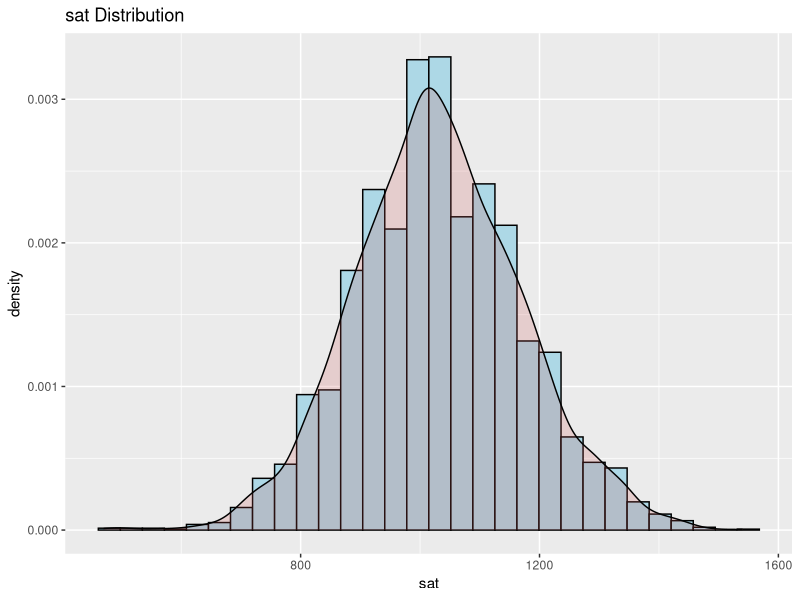
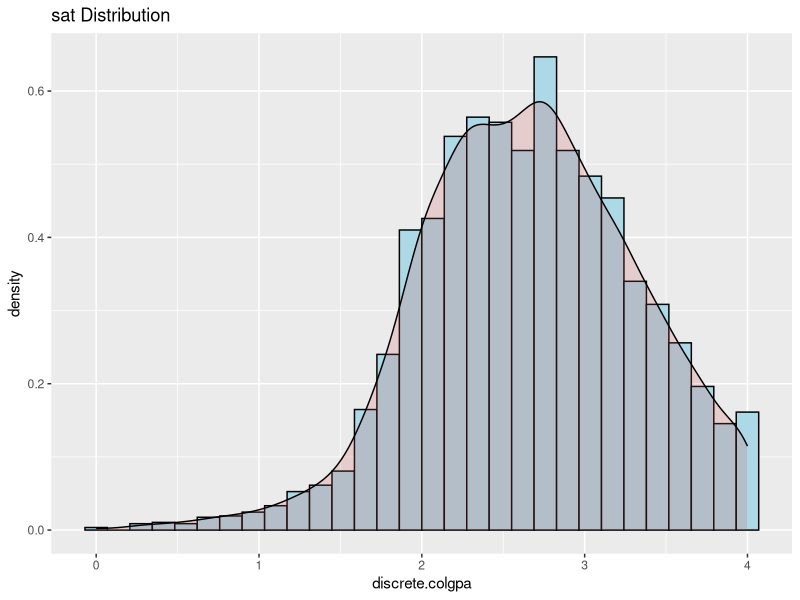
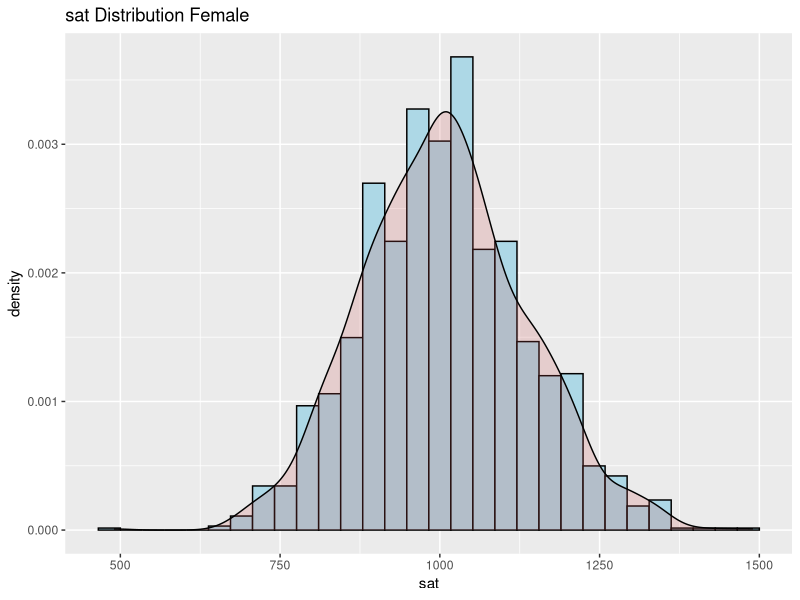
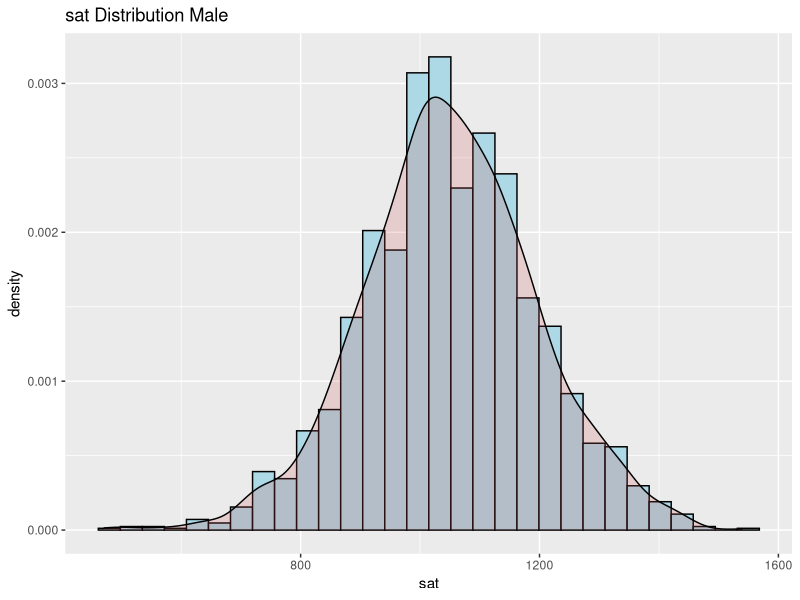
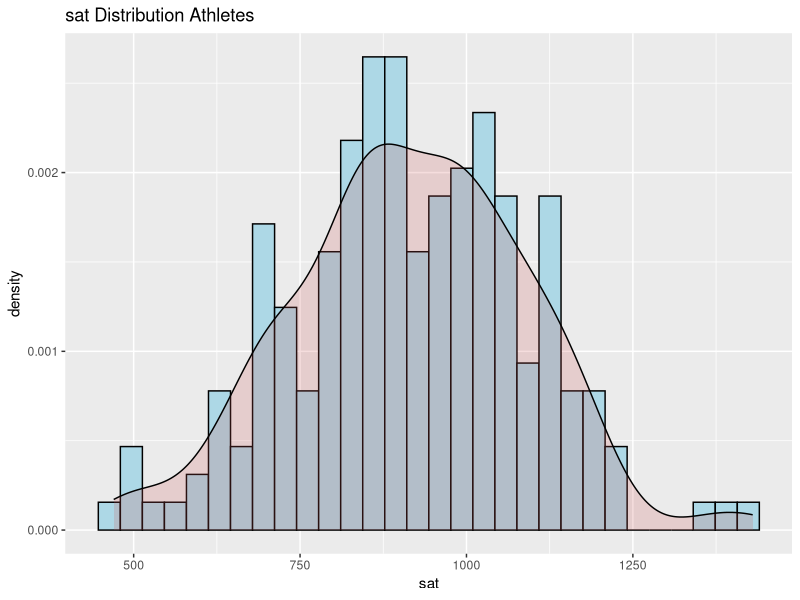
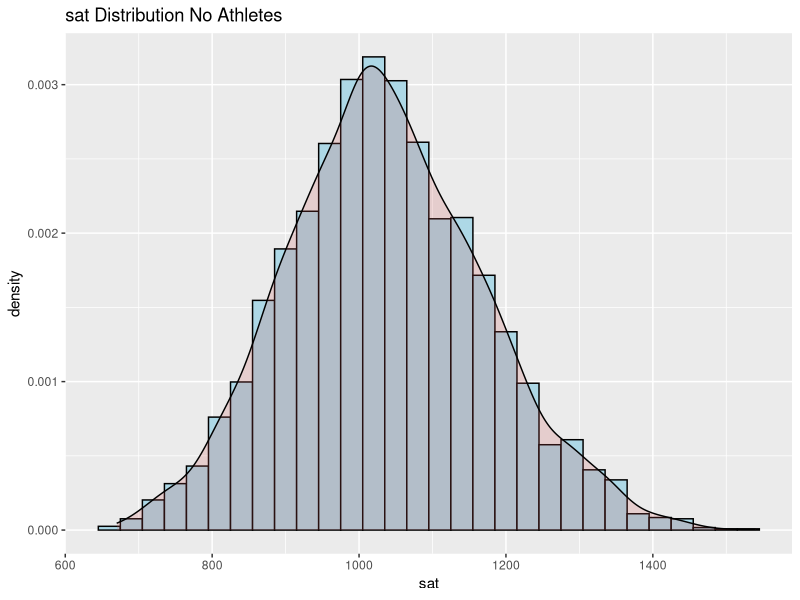
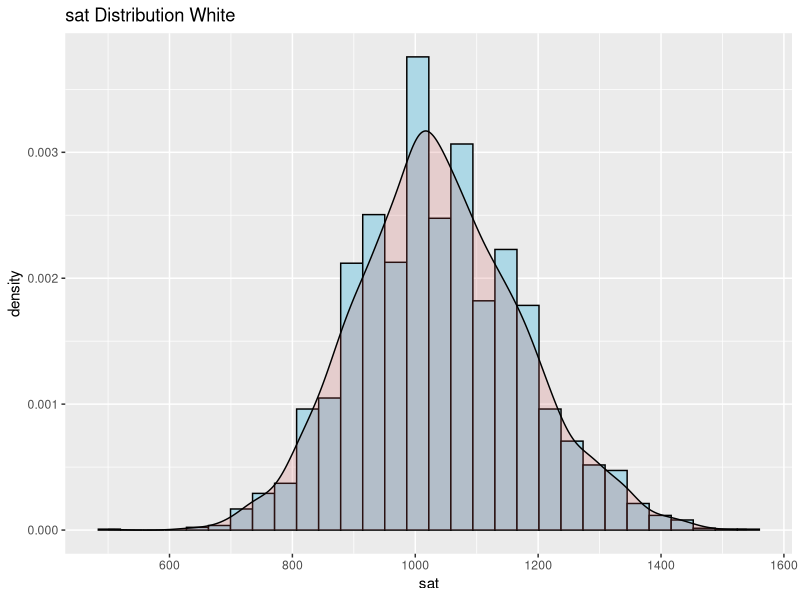
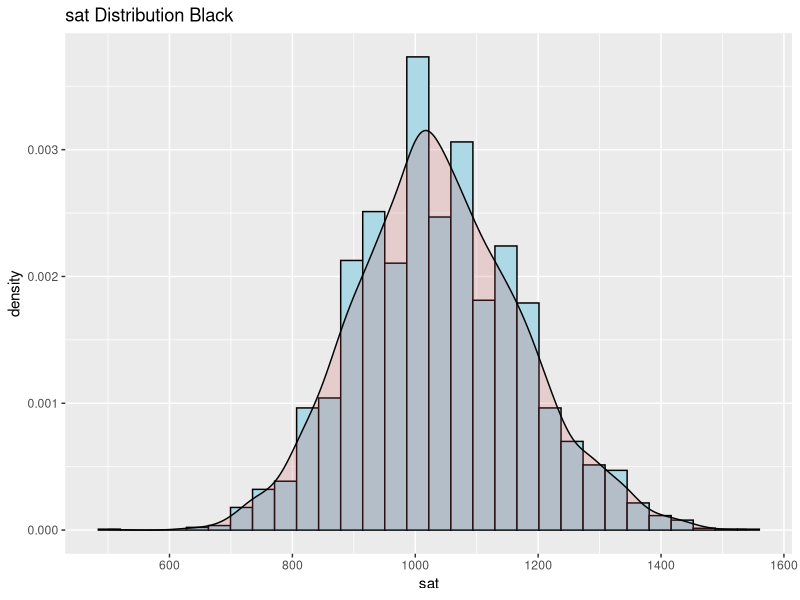

These charts were generated, in order, by the following R code:
## ---- chunk 1
knitr::opts_chunk$set(echo = TRUE)
## ---- chunk 2
#Imports
library(knitr)
if (!require('plyr')) install.packages('plyr'); library('plyr')
if (!require('dplyr')) install.packages('dplyr'); library('dplyr')
if (!require('ggplot2')) install.packages('ggplot2'); library('ggplot2')
if (!require('gridExtra')) install.packages('gridExtra'); library('gridExtra')
if (!require('VIM')) install.packages('VIM'); library('VIM')
## ---- chunk 3
#Load file
df <- read.csv("gpa_clean.csv", sep=",")
## ---- chunk 4
##DF descriptive analysis
#Dimensions
dim(df)
#df structure
str(df)
#Head data sample
head(df)
#Summary
summary(df)
#Class per each var
sapply(df,class)
## ---- chunk 5
# sat distribution
ggplot( df, aes(x=sat)) +
  geom_histogram( aes(y=..density..), colour="black", fill="lightblue")+
  geom_density(alpha=.2, fill="indianred3") + 
  labs(title = "sat Distribution")
## ---- chunk 6
#colgpa distribution

#discrete var creation
discrete.colgpa <- df$colgpa
#plot
ggplot( df, aes(x=discrete.colgpa)) +
  geom_histogram( aes(y=..density..), colour="black", fill="lightblue")+
  geom_density(alpha=.2, fill="indianred3") + 
  labs(title = "sat Distribution")
## ---- chunk 7
##sat-female
df.female <- df %>% filter(female == TRUE)
df.male <- df %>% filter(female == FALSE)
#female
satfemale.ggplot <- ggplot( df.female, aes(x=sat)) +
  geom_histogram( aes(y=..density..), colour="black", fill="lightblue")+
  geom_density(alpha=.2, fill="indianred3") + 
  labs(title = "sat Distribution Female")
satfemale.ggplot

#male
satmale.ggplot <- ggplot( df.male, aes(x=sat)) +
  geom_histogram( aes(y=..density..), colour="black", fill="lightblue")+
  geom_density(alpha=.2, fill="indianred3") + 
  labs(title = "sat Distribution Male")
satmale.ggplot

#ggplot grid
#grid.arrange(satfemale.ggplot, satmale.ggplot, ncol=2)

## ---- chunk 8
##sat-athlete
df.athletes <- df %>% filter(athlete == TRUE)
df.noathletes <- df %>% filter(athlete == FALSE)

#athletes
satAthletes.ggplot <- ggplot( df.athletes, aes(x=sat)) +
  geom_histogram( aes(y=..density..), colour="black", fill="lightblue")+
  geom_density(alpha=.2, fill="indianred3") + 
  labs(title = "sat Distribution Athletes")
satAthletes.ggplot

#no athletes
satNoathletes.ggplot <- ggplot( df.noathletes, aes(x=sat)) +
  geom_histogram( aes(y=..density..), colour="black", fill="lightblue")+
  geom_density(alpha=.2, fill="indianred3") + 
  labs(title = "sat Distribution No Athletes")
satNoathletes.ggplot
## ---- chunk 9
##sat-race
df.white <- df %>% filter(white == TRUE)
df.black <- df %>% filter(black == FALSE)
df.noRace <- df %>% filter(black ==FALSE & white == FALSE)
count(df.noRace)

#white
satWhite.ggplot <- ggplot( df.white, aes(x=sat)) +
  geom_histogram( aes(y=..density..), colour="black", fill="lightblue")+
  geom_density(alpha=.2, fill="indianred3") + 
  labs(title = "sat Distribution White")
satWhite.ggplot

#black
satBlack.ggplot <- ggplot( df.black, aes(x=sat)) +
  geom_histogram( aes(y=..density..), colour="black", fill="lightblue")+
  geom_density(alpha=.2, fill="indianred3") + 
  labs(title = "sat Distribution Black")
satBlack.ggplot

#no race
satNorace.ggplot <- ggplot( df.noRace, aes(x=sat)) +
  geom_histogram( aes(y=..density..), colour="black", fill="lightblue")+
  geom_density(alpha=.2, fill="indianred3") + 
  labs(title = "sat Distribution No Race")
satNorace.ggplot
## ---- chunk 10
##colgpa-female
#female
colgpafemale.ggplot <- ggplot( df.female, aes(x=colgpa)) +
  geom_histogram( aes(y=..density..), colour="black", fill="lightblue")+
  geom_density(alpha=.2, fill="indianred3") + 
  labs(title = "colgpa Distribution Female")
colgpafemale.ggplot

#male
colgpamale.ggplot <- ggplot( df.male, aes(x=colgpa)) +
  geom_histogram( aes(y=..density..), colour="black", fill="lightblue")+
  geom_density(alpha=.2, fill="indianred3") + 
  labs(title = "colgpa Distribution Male")
colgpamale.ggplot

#ggplot grid
#grid.arrange(colgpafemale.ggplot, colgpamale.ggplot, ncol=2)

## ---- chunk 11
##colgpa-athlete
#athletes
colgpaAthletes.ggplot <- ggplot( df.athletes, aes(x=colgpa)) +
  geom_histogram( aes(y=..density..), colour="black", fill="lightblue")+
  geom_density(alpha=.2, fill="indianred3") + 
  labs(title = "colgpa Distribution Athletes")
colgpaAthletes.ggplot

#no athletes
colgpaNoathletes.ggplot <- ggplot( df.noathletes, aes(x=colgpa)) +
  geom_histogram( aes(y=..density..), colour="black", fill="lightblue")+
  geom_density(alpha=.2, fill="indianred3") + 
  labs(title = "colgpa Distribution No Athletes")
colgpaNoathletes.ggplot
## ---- chunk 12
##colgpa-race
#white
colgpaWhite.ggplot <- ggplot( df.white, aes(x=colgpa)) +
  geom_histogram( aes(y=..density..), colour="black", fill="lightblue")+
  geom_density(alpha=.2, fill="indianred3") + 
  labs(title = "colgpa Distribution White")
colgpaWhite.ggplot

#black
colgpaBlack.ggplot <- ggplot( df.black, aes(x=colgpa)) +
  geom_histogram( aes(y=..density..), colour="black", fill="lightblue")+
  geom_density(alpha=.2, fill="indianred3") + 
  labs(title = "colgpa Distribution Black")
colgpaBlack.ggplot

#no race
colgpaNorace.ggplot <- ggplot( df.noRace, aes(x=colgpa)) +
  geom_histogram( aes(y=..density..), colour="black", fill="lightblue")+
  geom_density(alpha=.2, fill="indianred3") + 
  labs(title = "colgpa Distribution No Race")
colgpaNorace.ggplot
## ---- chunk 13
#summary
summary(df$sat)

#metrics table
idx <- c("sat","colgpa")
mean <- as.vector(sapply(df[,idx], mean, na.rm=TRUE))
sd <- as.vector(sapply(df[,idx], sd, na.rm=TRUE))
median <- as.vector(sapply(df[,idx], median, na.rm=TRUE))
IQR <- as.vector(sapply(df[,idx],IQR, na.rm=TRUE))

#table creation
table.satcolgpa <- kable(data.frame(Variables=names(df[idx]),
                                Mean = mean,
                                StandardDeviation = sd,
                                Median = median,
                                IQR = IQR),digits=2, caption="Table")
table.satcolgpa


#sat Box plot
boxplot(df$sat, main="Sat Boxplot Distribution")

## ---- chunk 14
#summary
summary(df$colgpa)

#metrics table
idx <- c("sat","colgpa")
mean <- as.vector(sapply(df[,idx], mean, na.rm=TRUE))
sd <- as.vector(sapply(df[,idx], sd, na.rm=TRUE))
median <- as.vector(sapply(df[,idx], median, na.rm=TRUE))
IQR <- as.vector(sapply(df[,idx],IQR, na.rm=TRUE))

#table creation
table.satcolgpa <- kable(data.frame(Variables=names(df[idx]),
                                Mean = mean,
                                StandardDeviation = sd,
                                Median = median,
                                IQR = IQR),digits=2, caption="Table")
table.satcolgpa

#colgpa Box plot
boxplot(df$colgpa, main="Colgp Boxplot Distribution")
## ---- chunk 15

IC <- function(x, NC) {
  n <- length(x)
  mean <- mean(x)
  sd <- sd(x)
  z <- abs(qnorm(((1-NC)/2)))
  errorst <- sd/sqrt(n)
  lim_inf <- mean - (z*errorst)
  lim_sup <- mean + (z*errorst)
  output <- data.frame(NC, n, mean, sd, z, errorst, lim_inf, lim_sup)
  return(output)
}

## ---- chunk 16
#Intervals de confinaça
ic95.sat <- IC(df$sat, 0.95)
ic95.sat
ic90.sat <- IC(df$sat, 0.90)
ic90.sat

#t.test
t.test(df$sat, conf.level = 0.95)
t.test(df$sat, conf.level = 0.90)
## ---- chunk 17
#Intervals de confinaça
ic95.colgpa <- IC(df$colgpa, 0.95)
ic95.colgpa
ic90.colgpa <- IC(df$colgpa, 0.90)
ic90.colgpa

#t.test
t.test(df$colgpa, conf.level = 0.95)
t.test(df$colgpa, conf.level = 0.90)
